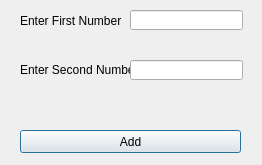
<?xml version="1.0" encoding="UTF-8"?>
<ui version="4.0">
 <class>Dialog</class>
 <widget class="QDialog" name="Dialog">
  <property name="geometry">
   <rect>
    <x>0</x>
    <y>0</y>
    <width>262</width>
    <height>165</height>
   </rect>
  </property>
  <property name="windowTitle">
   <string>Dialog</string>
  </property>
  <widget class="QLabel" name="labelFirstNumber">
   <property name="geometry">
    <rect>
     <x>20</x>
     <y>10</y>
     <width>111</width>
     <height>21</height>
    </rect>
   </property>
   <property name="text">
    <string>Enter First Number</string>
   </property>
  </widget>
  <widget class="QLabel" name="labelAddition">
   <property name="geometry">
    <rect>
     <x>130</x>
     <y>100</y>
     <width>111</width>
     <height>16</height>
    </rect>
   </property>
   <property name="text">
    <string/>
   </property>
  </widget>
  <widget class="QLabel" name="labelSecondNumber">
   <property name="geometry">
    <rect>
     <x>20</x>
     <y>60</y>
     <width>111</width>
     <height>20</height>
    </rect>
   </property>
   <property name="text">
    <string>Enter Second Number</string>
   </property>
  </widget>
  <widget class="QPushButton" name="AddButton">
   <property name="geometry">
    <rect>
     <x>20</x>
     <y>130</y>
     <width>221</width>
     <height>23</height>
    </rect>
   </property>
   <property name="text">
    <string>Add</string>
   </property>
  </widget>
  <widget class="QLineEdit" name="lineFirstNumber">
   <property name="geometry">
    <rect>
     <x>130</x>
     <y>10</y>
     <width>113</width>
     <height>20</height>
    </rect>
   </property>
  </widget>
  <widget class="QLineEdit" name="lineSecondNumber">
   <property name="geometry">
    <rect>
     <x>130</x>
     <y>60</y>
     <width>113</width>
     <height>20</height>
    </rect>
   </property>
  </widget>
 </widget>
 <resources/>
 <connections/>
</ui>
